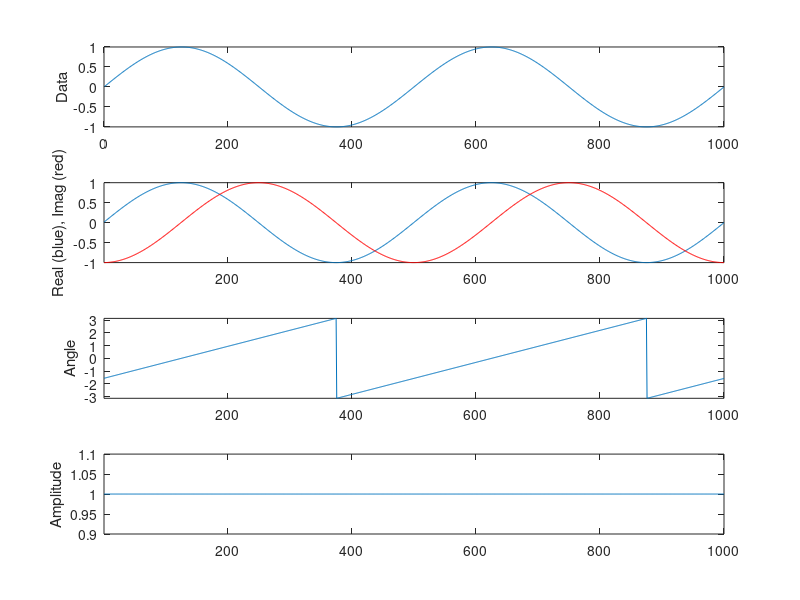
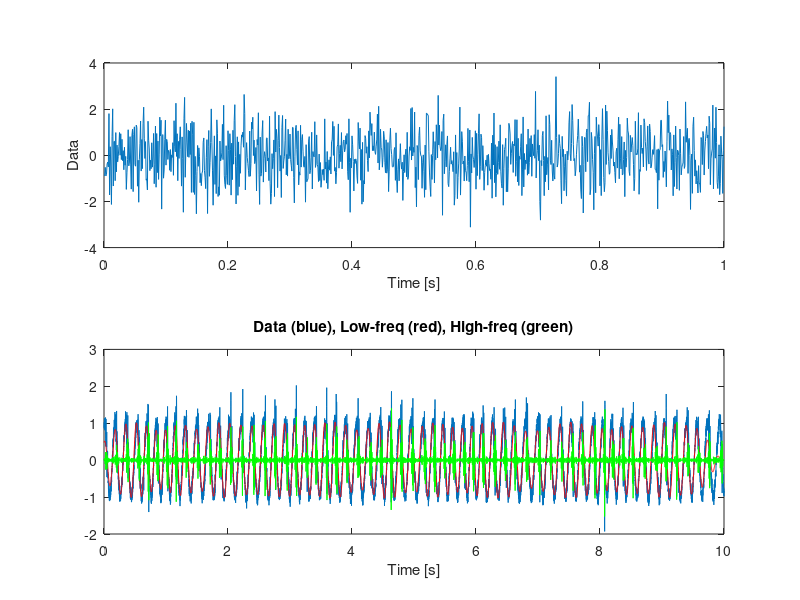

MATLAB code to generate these figures, in order:
%% Cross-Frequency Coupling

%% Hilbert transform

% Generate sine wave
dt = 0.001; % time step [s]
t = dt:dt:1; % time axis [s]
f1 = 2.0; % freq of sine wave [Hz]
phi0 = 0.0; % initial phase of sinusoid
d = sin(2.0*pi*t*f1 + phi0); 

% Compute analytic signal (taking the Hilbert transform) 
dA = hilbert(d); % complex = real + imag

% Plot
figure;
subplot(4,1,1); plot(d); ylabel('Data');
subplot(4,1,2); plot(real(dA)); 
hold on;
plot(imag(dA), 'r'); 
hold off;
ylabel('Real (blue), Imag (red)');
axis tight

% Compute phase
phi = angle(dA);

% Compute amplitude envelope
amp = abs(dA);

% Plot results 
subplot(4,1,3); plot(phi); ylabel('Angle'); axis tight
subplot(4,1,4); plot(amp); ylabel('Amplitude'); axis tight

%% Power Spectrum
% units: [watts], [V^2]
% power density: [watts]/[Hz] or [V^2]/[Hz]

% Generate a noisy signal
dt = 0.001; 
t = dt:dt:1; 
T = max(t);
N = length(t);
d = randn(N,1); % normalized 

% Compute analytic signal
dA = hilbert(d);

pow_d = 2*dt^2/T * fft(d).*conj(fft(d)); 
pow_dA = 2*dt^2/T * fft(dA).*conj(fft(dA)); 

% Define frequency axis
df = 1/T;

% Nyquist frequency: If you have a sampling rate of "v," "fNQ" = 0.5v

fNQ = 1/dt/2;
faxis = -fNQ: df: fNQ-df;

figure;
subplot(2,1,1); plot(t,d); ylabel('Data'); xlabel('Time [s]');
subplot(2,1,2); plot(faxis, pow_d); ylabel('Power of Signal'); xlabel('Freq [Hz]');
hold on;
plot(faxis, pow_dA/4, 'r'); title('Power of Signal (red)'); hold off; 

%% Compute CFC
load('data_1.mat'); 

% plot data and check for CFC by eye
t = (1:length(d))*dt; % time axis
N = length(t);
Fs = 1/dt; % sampling freq
plot(t, d); 
xlabel('Time [s]');

periodogram(d, [], [], 1/dt); 

% Filter the data into the low and high freq bands identified by eye
% Butterworth filter, second order

deg = 2; % filter order
Wn = [5*2/Fs, 7*2/Fs]; % low freq window of interest
[B,A] = butter(deg, Wn, 'bandpass'); % apply filter to isolate band
dlo = filtfilt(B,A,d); 

Wn = [60*2/Fs, 140*2/Fs]; % high freq window of interest
[B,A] = butter(deg, Wn, 'bandpass');
dhi = filtfilt(B,A,d);

% How well does the filter work?
plot(t,d);
hold on;
plot(t, dlo, 'r');
plot(t, dhi, 'g');
hold off;
xlabel('Time [s]'); 
title('Data (blue), Low-freq (red), High-freq (green)');














































































































